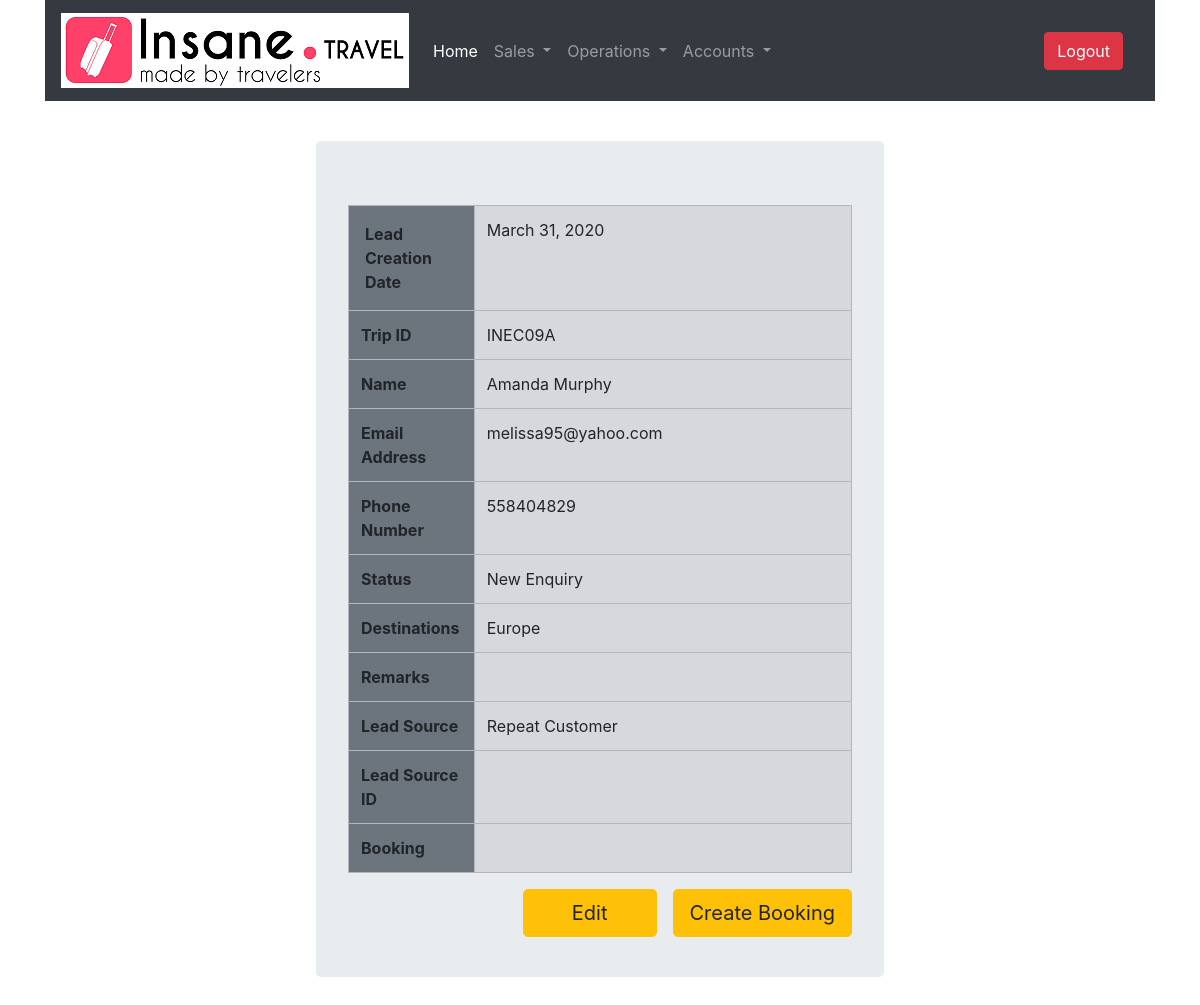
The page /sales/lead/43/ (signed in) on the database as committed earlier.
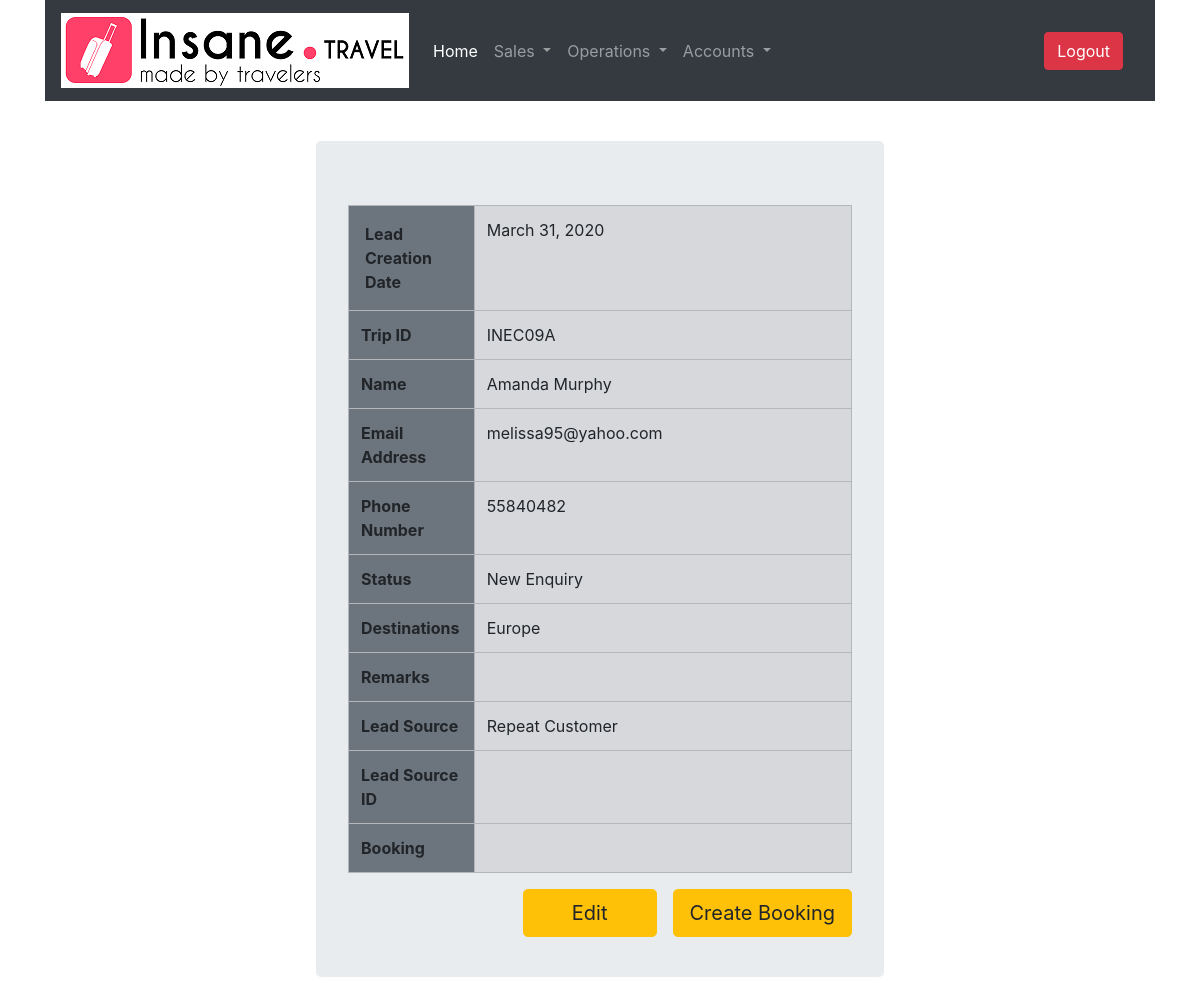
The same page on the database as committed later.
### SalesApp/models.py (models this page shows, shortened)
class Lead(models.Model):
    lead_source_choices = [
        ('FNF', 'Friends & Family'),
        ('TT', 'Travel Triangle'),
        ('CRF', 'Customer Referral'),
        ('RPC', 'Repeat Customer'),
        ('FBAD','Facebook Ads'),
        ('B2B','B2B'),
        ('WEB','Website / Online Forums'),
    ]
    lead_status_choices = [
        ('NEW', 'New Enquiry'),
        ('QUOTED', 'Quoted'),
        ('BOOKED', 'Booked')
    ]
    customer = models.ForeignKey(Customer,related_name='Leads',on_delete=models.PROTECT)
    destinations = models.CharField(max_length=256)
    lead_source = models.CharField(max_length=256,choices=lead_source_choices,default='FNF')
    lead_source_id = models.CharField(max_length=25,blank=True)
    lead_status = models.CharField(max_length=25,choices=lead_status_choices,default='NEW')
    remarks = models.TextField(blank=True)
    trip_id = models.CharField(max_length=10,editable=False,unique=True,default=get_trip_id)
    creation_date = models.DateField(auto_now=True)

class Customer(models.Model):
    name = models.CharField(max_length=256)
    email = models.EmailField(unique=True)
    phone = models.PositiveIntegerField()

### SalesApp/views.py (the view)
# urls.py: path('lead/<int:pk>/',views.LeadDetailView.as_view(),name='lead_detail'),
class LeadDetailView(LoginRequiredMixin,DetailView):
    model = Lead
    def get_context_data(self,**kwargs):
        context = super(LeadDetailView,self).get_context_data(**kwargs)
        primary_key = self.kwargs.get('pk')
        context['bookings'] = Booking.objects.filter(lead = primary_key)
        return context

### SalesApp/templates/SalesApp/lead_detail.html (shortened to what this page needs)
{% extends "base_staff.html" %}
{% block content %}
<div class="container w-50 p-3">
  <br>
  <div class="jumbotron">
    <table class="table table-bordered table-hover table-secondary">
      <tr>
        <th class="bg-secondary th-customer-detail w-25 p-3">Lead Creation Date</th>
        <td>{{ lead.creation_date }}</td>
      </tr>
      <tr>
        <th class="bg-secondary th-customer-detail">Trip ID</th>
        <td>{{ lead.trip_id }}</td>
      </tr>
      <tr>
        <th class="bg-secondary th-customer-detail">Name</th>
        <td>{{ lead.customer.name }}</td>
      </tr>
      <tr>
        <th class="bg-secondary th-customer-detail">Email Address</th>
        <td>{{ lead.customer.email }}</td>
      </tr>
      <tr>
        <th class="bg-secondary th-customer-detail">Phone Number</th>
        <td>{{ lead.customer.phone }}</td>
      </tr>
      <tr>
        <th class="bg-secondary th-customer-detail">Status</th>
        <td>{{ lead.get_lead_status_display }}</td>
      </tr>
      <tr>
        <th class="bg-secondary th-customer-detail">Destinations</th>
        <td>{{ lead.destinations }}</td>
      </tr>
      <tr>
        <th class="bg-secondary th-customer-detail">Remarks</th>
        <td>{{ lead.remarks }}</td>
      </tr>
      <tr>
        <th class="bg-secondary th-customer-detail">Lead Source</th>
        <td>{{ lead.get_lead_source_display }}</td>
      </tr>
      <tr>
        <th class="bg-secondary th-customer-detail">Lead Source ID</th>
        <td>{{ lead.lead_source_id }}</td>
      </tr>
      <tr>
        <th class="bg-secondary th-customer-detail">Booking</th>
        <td>
      </tr>
    </table>
    <form method="GET" action="{% url 'OperationsApp:booking_create' %}">
        <button class="btn btn-warning btn-lg float-right" type="submit">Create Booking</button>
    </form>
    <a href="{% url 'SalesApp:lead_update' pk=lead.pk %}"> <button class="btn btn-warning btn-lg float-right px-5 mx-3" type="submit">Edit </button> </a>
    <br>
  </div>
</div>
{% endblock %}

Rows that differ between the two databases and show on the page:
changed through a linked row, Lead "INEC09A": customer.phone "558404829" → "55840482"
